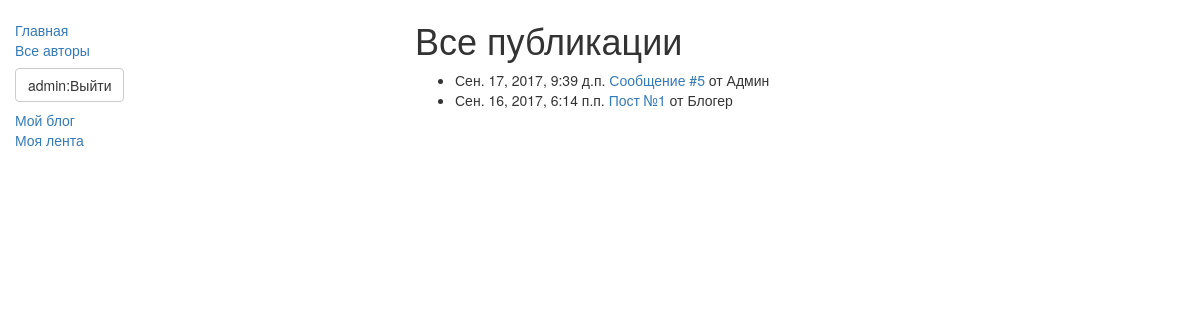
The app's page / (signed in) with its own data.
### blog/models.py (models this page shows, shortened)
class Post(models.Model):
    title = models.CharField(max_length=256, verbose_name='Заголовок')
    created = models.DateTimeField(auto_now_add=True, verbose_name='Создано')
    published = models.DateTimeField(blank=True, null=True, verbose_name='Опубликовано')
    content = models.TextField(verbose_name='Контент')
    author = models.ForeignKey(Profile, related_name='author')
    def get_absolute_url(self):
        return '/post/%i/' % self.pk
    class Meta:
        ordering = ('-published',)

class Profile(models.Model):
    user = models.OneToOneField(User, on_delete=models.CASCADE)
    blog_name = models.CharField(max_length=1024, verbose_name='Название блога')
    subscribes = models.ManyToManyField("self", blank=True, symmetrical=False)  # Подписки

### blog/views.py (the view)
# urls.py: url(r'^$', views.PostsListView.as_view(model=blog.Post), name='index'),
class PostsListView(ListView):
    model = Post
    context_object_name = 'posts_list'
    queryset = Post.objects.exclude(published__isnull=True)
    template_name = 'posts/index.html'

### blog/templates/posts/index.html
{% extends 'base_generic.html' %} {% block content %}
<h1>Все публикации</h1>
{% if posts_list %}
<ul>
    {% for post in posts_list %}
    <li>
        {{ post.published }}<a href="{{ post.get_absolute_url }}"> {{ post.title }} </a>от {{ post.author.user.first_name }}
    </li>
    {% endfor %}
</ul>
{% else %}
<p>Пока никто ничего не написал...</p>
{% endif %} {% endblock content %}

### blog/templates/base_generic.html (shortened to what this page needs)
<!DOCTYPE html>
<html lang="ru">
<head>
    <link rel="stylesheet" href="https://maxcdn.bootstrapcdn.com/bootstrap/3.3.7/css/bootstrap.min.css">
    {% load static %}
    <link rel="stylesheet" href="{% static 'css/styles.css' %}">
</head>
<body>
    <div class="container-fluid">
        <div class="row">
            <div class="col-sm-4">
                {% block sidebar %}
                <ul class="sidebar-nav">
                    <li><a href="{% url 'index' %}">Главная</a></li>
                    <li><a href="{% url 'authors' %}">Все авторы</a></li>
                    {% if not user.is_authenticated %}
                    <li><a href="{% url 'login' %}" class="btn btn-default navbar-btn">Войти</a></li>
                    {% else %}
                    <li><a href="{% url 'logout' %}" class="btn btn-default navbar-btn">{{user.username}}:Выйти</a></li>
                    <li><a href="{% url 'author_blog_list' author_id=user.id %}">Мой блог</a></li>
                    <li><a href="{% url 'ribbon' %}">Моя лента</a></li>
                    {% endif %}
                </ul>
                {% endblock %}
            </div>
            <div class="col-sm-8">
                {% block content %} {% endblock %}
            </div>
        </div>
    </div>
</body>
</html>

### static/css/styles.css (style rules this page uses)
.sidebar-nav { margin-top: 20px; padding: 0; list-style: none; }

### records on screen
Post: published "Сен. 17, 2017, 9:39 д.п.", title "Сообщение #5", author.user.first_name "Админ"
Post: published "Сен. 16, 2017, 6:14 п.п.", title "Пост №1", author.user.first_name "Блогер"

### other values on screen
{{ user.username }} "admin"
